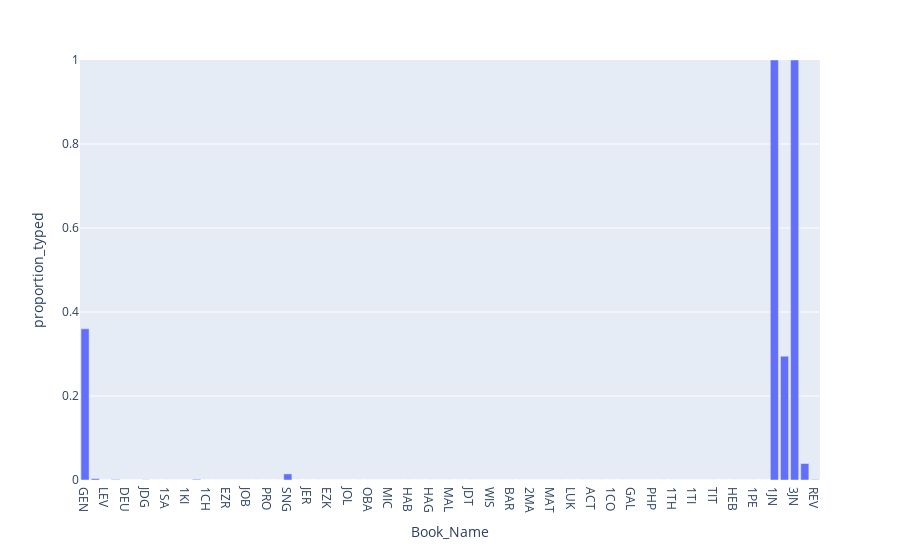

The notebook cell this image was saved under:
### Code cell
fig_proportion_of_each_book_typed = px.bar(df_characters_typed_by_book, 
x = 'Book_Name', y = 'proportion_typed')
fig_proportion_of_each_book_typed.update_yaxes(range = [0, 1]) # Setting
# the maximum y value as 1 better demonstrates how much of the Bible
# has been typed so far
fig_proportion_of_each_book_typed.write_html(
    'Analyses/proportion_of_each_book_typed.html')
fig_proportion_of_each_book_typed.write_image(
    'Analyses/proportion_of_each_book_typed.png', 
    width = 1920, height = 1080, engine = 'kaleido', scale = 2)
fig_proportion_of_each_book_typed

### Figure 1 — Plotly figure (JSON) as saved in the notebook; plotly's stock layout.template omitted (floating-point values rounded to 4 significant figures)
{"data": [{"alignmentgroup": "True", "hovertemplate": "Book_Name=%{x}<br>proportion_typed=%{y}<extra></extra>", "legendgroup": "", "marker": {"color": "#636efa", "pattern": {"shape": ""}}, "name": "", "offsetgroup": "", "orientation": "v", "showlegend": false, "textposition": "auto", "type": "bar", "x": ["GEN", "EXO", "LEV", "NUM", "DEU", "JOS", "JDG", "RUT", "1SA", "2SA", "1KI", "2KI", "1CH", "2CH", "EZR", "NEH", "JOB", "PSA", "PRO", "ECC", "SNG", "ISA", "JER", "LAM", "EZK", "HOS", "JOL", "AMO", "OBA", "JON", "MIC", "NAM", "HAB", "ZEP", "HAG", "ZEC", "MAL", "TOB", "JDT", "ESG", "WIS", "SIR", "BAR", "1MA", "2MA", "DAG", "MAT", "MRK", "LUK", "JHN", "ACT", "ROM", "1CO", "2CO", "GAL", "EPH", "PHP", "COL", "1TH", "2TH", "1TI", "2TI", "TIT", "PHM", "HEB", "JAS", "1PE", "2PE", "1JN", "2JN", "3JN", "JUD", "REV"], "xaxis": "x", "y": [0.36, 0.003179, 0, 0.00122, 0, 0, 0.000407, 0, 0, 0, 0, 0.001661, 0, 0, 0, 0, 0, 0, 0, 0, 0.01447, 0, 0, 0, 0, 0, 0, 0, 0, 0, 0, 0, 0, 0, 0, 0, 0, 0, 0, 0, 0, 0, 0, 0, 0, 0, 0, 0, 0, 0, 0, 0, 0, 0, 0, 0, 0, 0, 0, 0, 0, 0, 0, 0, 0, 0, 0, 0, 1, 0.2949, 1, 0.0393, 0.00109], "yaxis": "y"}], "layout": {"barmode": "relative", "legend": {"tracegroupgap": 0}, "margin": {"t": 60}, "xaxis": {"anchor": "y", "domain": [0, 1], "title": {"text": "Book_Name"}}, "yaxis": {"anchor": "x", "domain": [0, 1], "range": [0, 1], "title": {"text": "proportion_typed"}}}}
